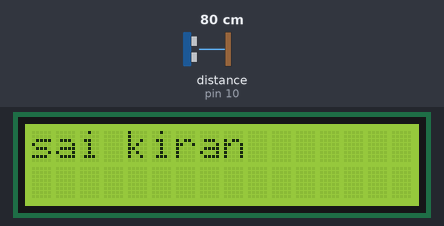
Bench run of a sketch on a simulated Arduino Uno, built with avr-gcc and run on an emulated ATmega328P. On the bench: 16×2 character LCD. Wiring (inferred from the names in the program): ultrasonic range finder: trigger pin 9; echo pin 10. Inputs (shaded band) come from the test bench; at power-on: distance to the obstacle (sensor on pin 10) 80 cm. The echo pulse lasts 58.3 µs per cm; what the sketch prints to the serial monitor is not drawn.

Above: at 1.2 s.
1.3 s: distance to the obstacle (sensor on pin 10) set to 2 cm
At 2.6 s:
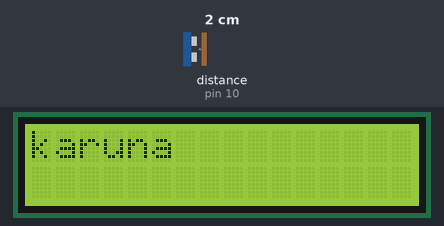
5.4 s: distance to the obstacle (sensor on pin 10) set to 35 cm
At 6.9 s:
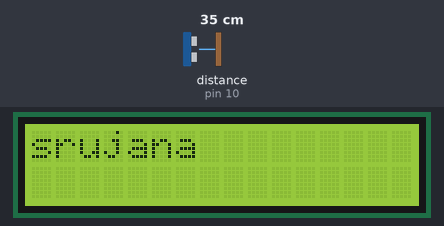
9.5 s: distance to the obstacle (sensor on pin 10) set to 250 cm
At 11.0 s:
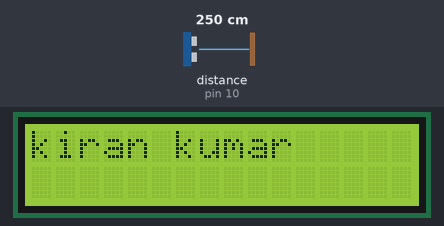
13.6 s: distance to the obstacle (sensor on pin 10) set to 177 cm
At 15.1 s:
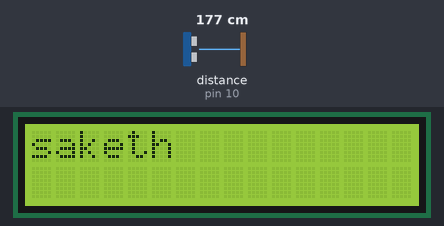
17.7 s: distance to the obstacle (sensor on pin 10) set to 4 cm
At 19.2 s:
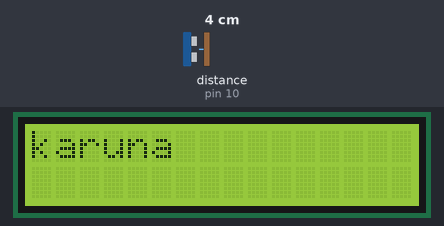
21.8 s: distance to the obstacle (sensor on pin 10) set to 60 cm
At 23.0 s:
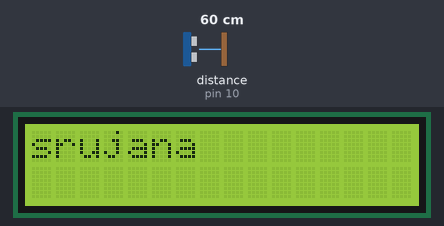
Timing chart, 0 to 24.8 s (numbered marks = the images above; inputs shaded):
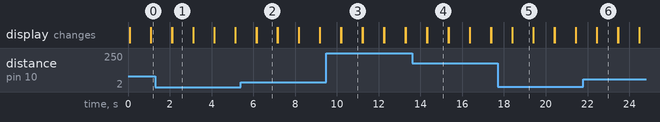

The sketch:

ff_2k24-project.ino
```cpp
#include <Wire.h>
#include <hd44780.h>          // main hd44780 header
#include <hd44780ioClass/hd44780_I2Cexp.h>  // i2c expander i/o class header

hd44780_I2Cexp lcd;

// Define ultrasonic sensor pins
const int trigPin = 9;
const int echoPin = 10;

void setup() {
  // Set up the LCD's number of columns and rows
  lcd.begin(16, 2);
  lcd.backlight();   // turn on LCD backlight

  // Set up ultrasonic sensor pins
  pinMode(trigPin, OUTPUT);
  pinMode(echoPin, INPUT);

  // Initialize serial communication
  Serial.begin(9600);
}

void loop() {
  // Clears the LCD screen
  lcd.clear();
     lcd.setCursor(0,0);
  // Trigger the ultrasonic sensor
  digitalWrite(trigPin, LOW);
  delayMicroseconds(2);
  digitalWrite(trigPin, HIGH);
  delayMicroseconds(10);
  digitalWrite(trigPin, LOW);

  // Measure the time it takes for the ultrasonic signal to bounce back
  long duration = pulseIn(echoPin, HIGH);

  // Calculate distance
  int distance = duration * 0.034 / 2;

  // Print distance to serial monitor
  Serial.print("Distance: ");
  Serial.println(distance);

  // Print distance to LCD based on different ranges
  if (distance < 30) {
    lcd.print("karuna");
  } else if (distance < 60) {
    lcd.print("srujana");
  } else if (distance < 120) {
    lcd.print("sai kiran");
  } else if (distance < 180) {
    lcd.print("saketh");
  } else {
    lcd.print("kiran kumar");
  }

  // Wait for a moment before taking another reading
  delay(1000);
}
```

Measured:
- after the input at 1.3 s, the display: first differs from a run without the input after 0.81 s (image 1)
- after the input at 5.4 s, the display: first differs from a run without the input after 0.75 s (image 2)
- after the input at 9.5 s, the display: first differs from a run without the input after 0.72 s (image 3)
- after the input at 13.6 s, the display: first differs from a run without the input after 0.73 s (image 4)
- after the input at 17.7 s, the display: first differs from a run without the input after 0.70 s (image 5)
- after the input at 21.8 s, the display: first differs from a run without the input after 0.65 s (image 6)
- what the display in image 1 shows lasts 1.0 s, from 2.1 s to 3.1 s
